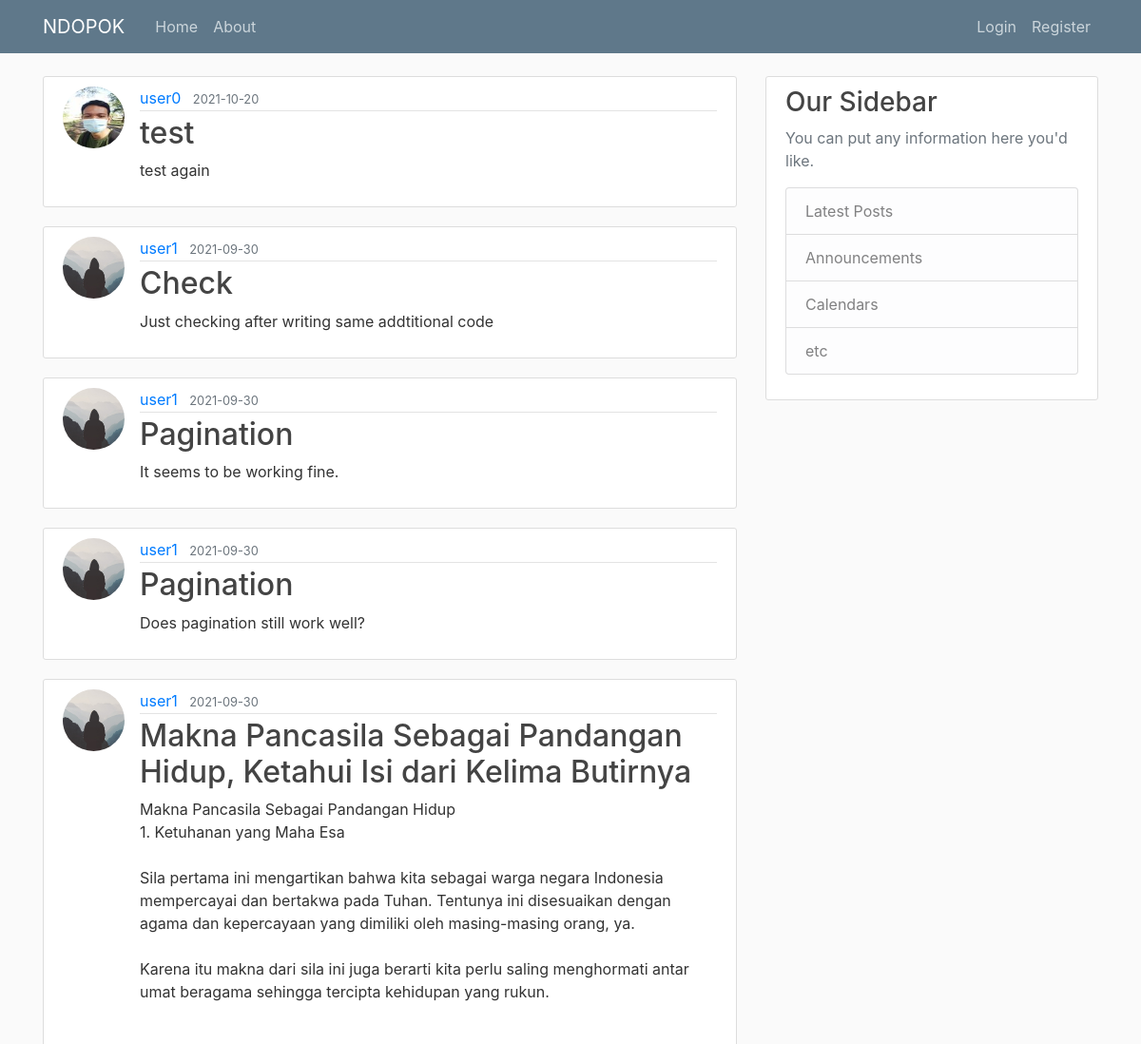
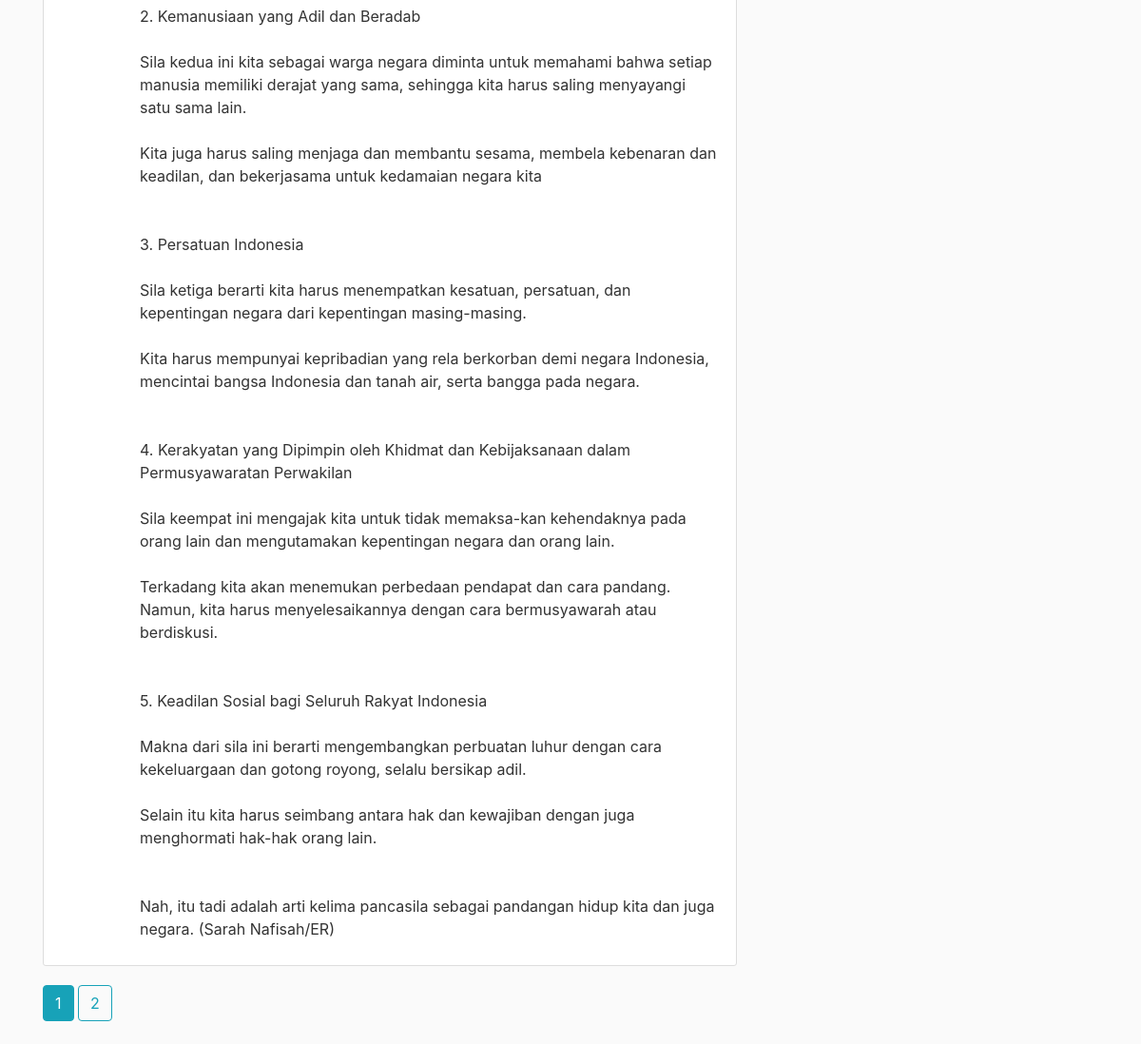
The page /home on the database its author committed (2 pictures, top to bottom).
### web_app_flask/models.py (models this page shows, shortened)
class Post(db.Model):
    id = db.Column(db.Integer, primary_key=True)
    title = db.Column(db.String(100), nullable=False)
    date_posted = db.Column(db.DateTime, nullable=False, default=datetime.utcnow)
    content = db.Column(db.Text, nullable=False)
    user_id = db.Column(db.Integer, db.ForeignKey('user.id'), nullable=False)
    comments = db.relationship('Comment', backref='post', passive_deletes=True)

class User(db.Model, UserMixin):
    id = db.Column(db.Integer, primary_key=True)
    username = db.Column(db.String(20), unique=True, nullable=False)
    email = db.Column(db.String(120), unique=True, nullable=False)
    image_file = db.Column(db.String(20), nullable=False, default='default.jpg')
    password = db.Column(db.String(60), nullable=False)
    posts = db.relationship('Post', backref='author', lazy=True)
    comments = db.relationship('Comment', backref='user', passive_deletes=True)

### web_app_flask/main/routes.py (the view)
@main.route("/")
@main.route("/home")
def home():
    page = request.args.get('page', 1, type=int)
    posts = Post.query.order_by(Post.date_posted.desc()).paginate(page=page, per_page=5)
    return render_template('home.html', posts=posts)

### web_app_flask/templates/home.html
{% extends "layout.html" %}
{% block content %}
    {% for post in posts.items %}
        <article class="media content-section">
          <img class="rounded-circle article-img" src="{{ url_for('static', filename='profile/' + post.author.image_file) }}">
          <div class="media-body">
            <div class="article-metadata">
              <a class="mr-2" href="{{ url_for('users.user_posts', username=post.author.username) }}">{{ post.author.username }}</a>
              <small class="text-muted">{{ post.date_posted.strftime('%Y-%m-%d') }}</small>
            </div>
            <h2><a class="article-title" href="{{ url_for('posts.post', post_id=post.id) }}">{{ post.title }}</a></h2>
            <p class="article-content">{{ post.content }}</p>
          </div>
        </article>
    {% endfor %}
    {% for page_num in posts.iter_pages(left_edge=1, right_edge=1, left_current=1, right_current=2) %}
      {% if page_num %}
        {% if posts.page == page_num %}
          <a class="btn btn-info mb-4" href="{{ url_for('main.home', page=page_num) }}">{{ page_num }}</a>
        {% else %}
          <a class="btn btn-outline-info mb-4" href="{{ url_for('main.home', page=page_num) }}">{{ page_num }}</a>
        {% endif %}
      {% else %}
        ...
      {% endif %}
    {% endfor %}
{% endblock content %}

### web_app_flask/static/main.css (style rules this page uses)
body { background: #fafafa; color: #333333; margin-top: 5rem; }
h1, h2, h3, h4, h5, h6 { color: #444444; }
.content-section { background: #ffffff; padding: 10px 20px; border: 1px solid #dddddd; border-radius: 3px; margin-bottom: 20px; }
.article-title { color: #444444; }
.article-content { white-space: pre-line; }
.article-img { height: 65px; width: 65px; margin-right: 16px; }
.article-metadata { padding-bottom: 1px; margin-bottom: 4px; border-bottom: 1px solid #e3e3e3 }

### rows shown on the page
Post: image_file (picture), author.username "user0", date_posted "2021-10-20", title "test", content "test again"
Post: image_file (placeholder picture), author.username "user1", date_posted "2021-09-30", title "Check", content "Just checking after writing same addtitional code"
Post: image_file (placeholder picture), author.username "user1", date_posted "2021-09-30", title "Pagination", content "It seems to be working fine."
Post: image_file (placeholder picture), author.username "user1", date_posted "2021-09-30", title "Pagination", content "Does pagination still work well?"
Post: image_file (placeholder picture), author.username "user1", date_posted "2021-09-30", title "Makna Pancasila Sebagai Pandangan Hidup, Ketahui Isi dari Kelima Butirnya", content "Makna Pancasila Sebagai Pandangan Hidup 1. Ketuhanan yang Maha Esa Sila pertama ini mengartikan bahwa kita sebagai warga negara Indonesia mempercayai dan bertakwa pada Tuhan. Tentunya ini disesuaikan dengan agama dan kepercayaan yang dimiliki oleh masing-masing orang, ya. Karena itu makna dari sila ini juga berarti kita perlu saling menghormati antar umat beragama sehingga tercipta kehidupan yang rukun. 2. Kemanusiaan yang Adil dan Beradab Sila kedua ini kita sebagai warga negara diminta untuk memahami bahwa setiap manusia memiliki derajat yang sama, sehingga kita harus saling menyayangi satu sama lain. Kita juga harus saling menjaga dan membantu sesama, membela kebenaran dan keadilan, dan…"

### other values the page prints
{{ page_num }} "1"
{{ page_num }} "2"
